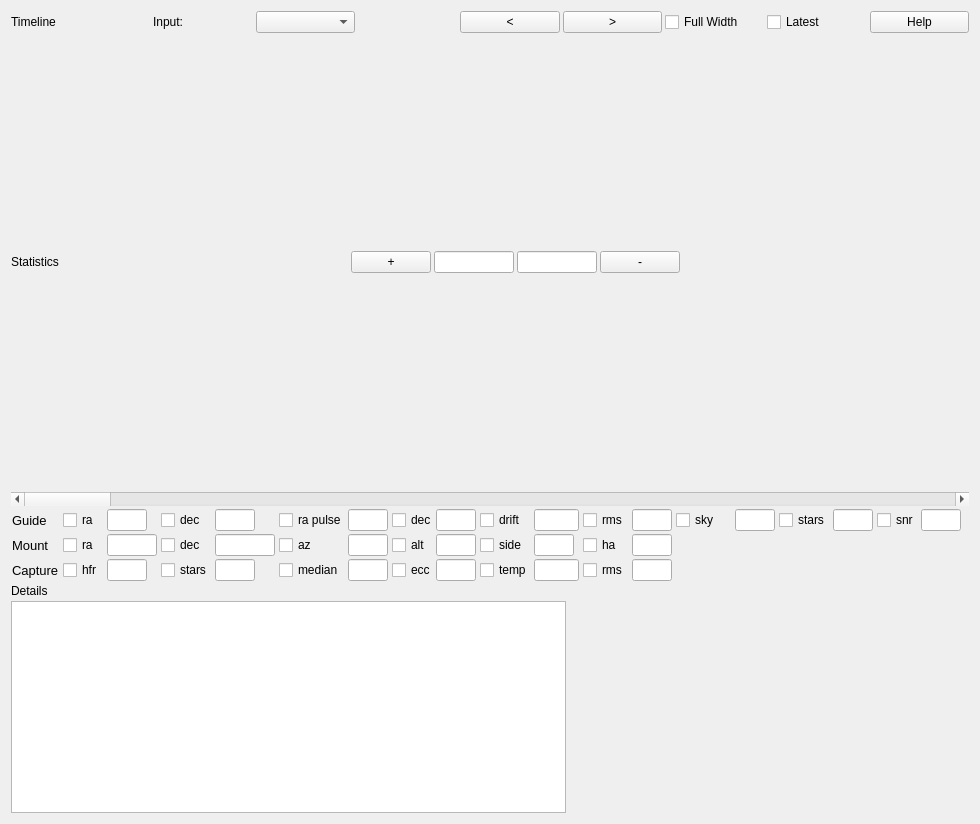
<?xml version="1.0" encoding="UTF-8"?>
<ui version="4.0">
 <class>Analyze</class>
 <widget class="QWidget" name="Analyze">
  <property name="geometry">
   <rect>
    <x>0</x>
    <y>0</y>
    <width>980</width>
    <height>824</height>
   </rect>
  </property>
  <layout class="QVBoxLayout" name="AnalyzeLayout">
   <property name="spacing">
    <number>3</number>
   </property>
   <item>
    <layout class="QHBoxLayout" name="horizontalLayout_4">
     <item>
      <widget class="QLabel" name="timelineLabel">
       <property name="text">
        <string>Timeline</string>
       </property>
      </widget>
     </item>
     <item>
      <spacer name="horizontalSpacer_2">
       <property name="orientation">
        <enum>Qt::Horizontal</enum>
       </property>
       <property name="sizeType">
        <enum>QSizePolicy::Fixed</enum>
       </property>
       <property name="sizeHint" stdset="0">
        <size>
         <width>40</width>
         <height>20</height>
        </size>
       </property>
      </spacer>
     </item>
     <item>
      <widget class="QLabel" name="inputLabel">
       <property name="text">
        <string>Input:</string>
       </property>
      </widget>
     </item>
     <item>
      <widget class="QComboBox" name="inputCombo">
       <property name="toolTip">
        <string>&lt;html&gt;&lt;head/&gt;&lt;body&gt;&lt;p&gt;Select the input for the plots. This can be the current Ekos session, or it can be read from a file.&lt;/p&gt;&lt;/body&gt;&lt;/html&gt;</string>
       </property>
       <property name="text" stdset="0">
        <string>--</string>
       </property>
      </widget>
     </item>
     <item>
      <widget class="QLabel" name="inputValue">
       <property name="text">
        <string/>
       </property>
       <property name="alignment">
        <set>Qt::AlignCenter</set>
       </property>
      </widget>
     </item>
       <item>
        <widget class="QPushButton" name="prevReportB">
         <property name="toolTip">
          <string>Open previous report in current folder</string>
         </property>
         <property name="text">
          <string>&lt;</string>
         </property>
        </widget>
       </item>
       <item>
        <widget class="QPushButton" name="nextReportB">
         <property name="toolTip">
          <string>Open next report in current folder</string>
         </property>
         <property name="text">
          <string>&gt;</string>
         </property>
        </widget>
       </item>
     <item>
      <widget class="QCheckBox" name="fullWidthCB">
       <property name="toolTip">
        <string>&lt;html&gt;&lt;head/&gt;&lt;body&gt;&lt;p&gt;Keep the plot at the full input width.&lt;/p&gt;&lt;/body&gt;&lt;/html&gt;</string>
       </property>
       <property name="text">
        <string>Full Width</string>
       </property>
      </widget>
     </item>
     <item>
      <widget class="QCheckBox" name="keepCurrentCB">
       <property name="toolTip">
        <string>&lt;html&gt;&lt;head/&gt;&lt;body&gt;&lt;p&gt;While recording live, Keep the plot recent. That is, the most recent actions performed by Ekos are shown on the right side of the plot.&lt;/p&gt;&lt;/body&gt;&lt;/html&gt;</string>
       </property>
       <property name="text">
        <string>Latest</string>
       </property>
      </widget>
     </item>
     <item>
      <widget class="QPushButton" name="helpB">
       <property name="text">
        <string>Help</string>
       </property>
      </widget>
     </item>
    </layout>
   </item>
   <item>
    <widget class="QCustomPlot" name="timelinePlot" native="true">
     <property name="sizePolicy">
      <sizepolicy hsizetype="Preferred" vsizetype="MinimumExpanding">
       <horstretch>0</horstretch>
       <verstretch>0</verstretch>
      </sizepolicy>
     </property>
     <property name="minimumSize">
      <size>
       <width>200</width>
       <height>150</height>
      </size>
     </property>
     <property name="maximumSize">
      <size>
       <width>16777215</width>
       <height>16777215</height>
      </size>
     </property>
    </widget>
   </item>
   <item>
    <layout class="QHBoxLayout" name="horizontalLayout_5">
     <item>
      <widget class="QLabel" name="statsLabel">
       <property name="text">
        <string>Statistics</string>
       </property>
      </widget>
     </item>
     <item>
      <spacer name="horizontalSpacer_3">
       <property name="orientation">
        <enum>Qt::Horizontal</enum>
       </property>
       <property name="sizeHint" stdset="0">
        <size>
         <width>40</width>
         <height>20</height>
        </size>
       </property>
      </spacer>
     </item>
     <item>
      <widget class="QPushButton" name="zoomInB">
       <property name="toolTip">
        <string>&lt;html&gt;&lt;head/&gt;&lt;body&gt;&lt;p&gt;Zoom in to the x-axis on the Timeline and Statistics plots. That is, show a shorter time period.&lt;/p&gt;&lt;/body&gt;&lt;/html&gt;</string>
       </property>
       <property name="text">
        <string>+</string>
       </property>
      </widget>
     </item>
     <item>
      <widget class="QLineEdit" name="cursorTimeOut">
       <property name="maximumSize">
        <size>
         <width>80</width>
         <height>16777215</height>
        </size>
       </property>
       <property name="toolTip">
        <string>&lt;html&gt;&lt;head/&gt;&lt;body&gt;&lt;p&gt;The number of seconds from the start of the log to the statistics cursor. If there is no cursor and latest is checked, then it is the time at the right-side of the plot.&lt;/p&gt;&lt;/body&gt;&lt;/html&gt;</string>
       </property>
       <property name="alignment">
        <set>Qt::AlignCenter</set>
       </property>
       <property name="readOnly">
        <bool>true</bool>
       </property>
      </widget>
     </item>
     <item>
      <widget class="QLineEdit" name="cursorClockTimeOut">
       <property name="maximumSize">
        <size>
         <width>80</width>
         <height>16777215</height>
        </size>
       </property>
       <property name="toolTip">
        <string>&lt;html&gt;&lt;head/&gt;&lt;body&gt;&lt;p&gt;The clock-time for the statistics plot cursor. If there is no cursor and latest is checked, then it is the clock time at the right-side of the plot.&lt;/p&gt;&lt;/body&gt;&lt;/html&gt;</string>
       </property>
       <property name="alignment">
        <set>Qt::AlignCenter</set>
       </property>
       <property name="readOnly">
        <bool>true</bool>
       </property>
      </widget>
     </item>
     <item>
      <widget class="QPushButton" name="zoomOutB">
       <property name="toolTip">
        <string>&lt;html&gt;&lt;head/&gt;&lt;body&gt;&lt;p&gt;Zoom out on the x-axis on the Timeline and Statistics plots. That is, show a longer time period.&lt;/p&gt;&lt;/body&gt;&lt;/html&gt;</string>
       </property>
       <property name="text">
        <string>-</string>
       </property>
      </widget>
     </item>
     <item>
      <spacer name="horizontalSpacer">
       <property name="orientation">
        <enum>Qt::Horizontal</enum>
       </property>
       <property name="sizeHint" stdset="0">
        <size>
         <width>40</width>
         <height>20</height>
        </size>
       </property>
      </spacer>
     </item>
    </layout>
   </item>
   <item>
    <widget class="QCustomPlot" name="statsPlot" native="true">
     <property name="sizePolicy">
      <sizepolicy hsizetype="Preferred" vsizetype="MinimumExpanding">
       <horstretch>0</horstretch>
       <verstretch>0</verstretch>
      </sizepolicy>
     </property>
     <property name="minimumSize">
      <size>
       <width>200</width>
       <height>125</height>
      </size>
     </property>
     <property name="maximumSize">
      <size>
       <width>16777215</width>
       <height>16777215</height>
      </size>
     </property>
     <property name="font">
      <font>
       <pointsize>10</pointsize>
      </font>
     </property>
    </widget>
   </item>
   <item>
    <widget class="QScrollBar" name="analyzeSB">
     <property name="toolTip">
      <string>&lt;html&gt;&lt;head/&gt;&lt;body&gt;&lt;p&gt;If possible display previous (scroll to left) or future (scroll to right) sections of the Timeline and Statistics plot.&lt;/p&gt;&lt;/body&gt;&lt;/html&gt;</string>
     </property>
     <property name="orientation">
      <enum>Qt::Horizontal</enum>
     </property>
    </widget>
   </item>
   <item>
    <layout class="QGridLayout" name="gridLayout_5">
     <property name="sizeConstraint">
      <enum>QLayout::SetDefaultConstraint</enum>
     </property>
     <item row="0" column="0">
      <widget class="QLabel" name="label2">
       <property name="maximumSize">
        <size>
         <width>40</width>
         <height>16777215</height>
        </size>
       </property>
       <property name="font">
        <font>
         <pointsize>10</pointsize>
        </font>
       </property>
       <property name="text">
        <string>Guide</string>
       </property>
      </widget>
     </item>
     <item row="1" column="0">
      <widget class="QLabel" name="label3">
       <property name="maximumSize">
        <size>
         <width>40</width>
         <height>16777215</height>
        </size>
       </property>
       <property name="font">
        <font>
         <pointsize>10</pointsize>
        </font>
       </property>
       <property name="text">
        <string>Mount</string>
       </property>
      </widget>
     </item>
     <item row="2" column="0">
      <widget class="QLabel" name="label">
       <property name="maximumSize">
        <size>
         <width>50</width>
         <height>16777215</height>
        </size>
       </property>
       <property name="font">
        <font>
         <pointsize>10</pointsize>
        </font>
       </property>
       <property name="text">
        <string>Capture</string>
       </property>
      </widget>
     </item>
     <item row="0" column="1">
      <widget class="QCheckBox" name="raCB">
       <property name="maximumSize">
        <size>
         <width>40</width>
         <height>16777215</height>
        </size>
       </property>
       <property name="toolTip">
        <string>&lt;html&gt;&lt;head/&gt;&lt;body&gt;&lt;p&gt;Plot the right ascension (RA) drift error in arc-seconds.&lt;/p&gt;&lt;/body&gt;&lt;/html&gt;</string>
       </property>
       <property name="styleSheet">
        <string notr="true">font-size: 9pt</string>
       </property>
       <property name="text">
        <string>ra</string>
       </property>
      </widget>
     </item>
     <item row="0" column="2">
      <widget class="QLineEdit" name="raOut">
       <property name="maximumSize">
        <size>
         <width>40</width>
         <height>16777215</height>
        </size>
       </property>
       <property name="toolTip">
        <string>&lt;html&gt;&lt;head/&gt;&lt;body&gt;&lt;p&gt;The right ascension (RA) drift error in arc-seconds.&lt;/p&gt;&lt;/body&gt;&lt;/html&gt;</string>
       </property>
       <property name="styleSheet">
        <string notr="true">font-size: 9pt</string>
       </property>
       <property name="alignment">
        <set>Qt::AlignRight|Qt::AlignTrailing|Qt::AlignVCenter</set>
       </property>
       <property name="readOnly">
        <bool>true</bool>
       </property>
      </widget>
     </item>
     <item row="0" column="3">
      <widget class="QCheckBox" name="decCB">
       <property name="maximumSize">
        <size>
         <width>40</width>
         <height>16777215</height>
        </size>
       </property>
       <property name="toolTip">
        <string>&lt;html&gt;&lt;head/&gt;&lt;body&gt;&lt;p&gt;Plot the declination (DEC) drift error in arc-seconds.&lt;/p&gt;&lt;/body&gt;&lt;/html&gt;</string>
       </property>
       <property name="styleSheet">
        <string notr="true">font-size: 9pt</string>
       </property>
       <property name="text">
        <string>dec</string>
       </property>
      </widget>
     </item>
     <item row="0" column="4">
      <widget class="QLineEdit" name="decOut">
       <property name="maximumSize">
        <size>
         <width>40</width>
         <height>16777215</height>
        </size>
       </property>
       <property name="toolTip">
        <string>&lt;html&gt;&lt;head/&gt;&lt;body&gt;&lt;p&gt;Plot the declination (DEC) drift error in arc-seconds.&lt;/p&gt;&lt;/body&gt;&lt;/html&gt;</string>
       </property>
       <property name="styleSheet">
        <string notr="true">font-size: 9pt</string>
       </property>
       <property name="alignment">
        <set>Qt::AlignRight|Qt::AlignTrailing|Qt::AlignVCenter</set>
       </property>
       <property name="readOnly">
        <bool>true</bool>
       </property>
      </widget>
     </item>
     <item row="0" column="5">
      <widget class="QCheckBox" name="raPulseCB">
       <property name="maximumSize">
        <size>
         <width>65</width>
         <height>16777215</height>
        </size>
       </property>
       <property name="toolTip">
        <string>&lt;html&gt;&lt;head/&gt;&lt;body&gt;&lt;p&gt;Plot the right ascension (RA) guide pulses in milliseconds.&lt;/p&gt;&lt;/body&gt;&lt;/html&gt;</string>
       </property>
       <property name="styleSheet">
        <string notr="true">font-size: 9pt</string>
       </property>
       <property name="text">
        <string>ra pulse</string>
       </property>
      </widget>
     </item>
     <item row="0" column="6">
      <widget class="QLineEdit" name="raPulseOut">
       <property name="maximumSize">
        <size>
         <width>40</width>
         <height>16777215</height>
        </size>
       </property>
       <property name="toolTip">
        <string>&lt;html&gt;&lt;head/&gt;&lt;body&gt;&lt;p&gt;The right ascension (RA) guide pulses in milliseconds.&lt;/p&gt;&lt;/body&gt;&lt;/html&gt;</string>
       </property>
       <property name="styleSheet">
        <string notr="true">font-size: 9pt</string>
       </property>
       <property name="alignment">
        <set>Qt::AlignRight|Qt::AlignTrailing|Qt::AlignVCenter</set>
       </property>
       <property name="readOnly">
        <bool>true</bool>
       </property>
      </widget>
     </item>
     <item row="0" column="7">
      <widget class="QCheckBox" name="decPulseCB">
       <property name="minimumSize">
        <size>
         <width>0</width>
         <height>0</height>
        </size>
       </property>
       <property name="maximumSize">
        <size>
         <width>40</width>
         <height>16777215</height>
        </size>
       </property>
       <property name="toolTip">
        <string>&lt;html&gt;&lt;head/&gt;&lt;body&gt;&lt;p&gt;Plot the declination (DEC) guide pulses in milliseconds.&lt;/p&gt;&lt;/body&gt;&lt;/html&gt;</string>
       </property>
       <property name="styleSheet">
        <string notr="true">font-size: 9pt</string>
       </property>
       <property name="text">
        <string>dec</string>
       </property>
      </widget>
     </item>
     <item row="0" column="8">
      <widget class="QLineEdit" name="decPulseOut">
       <property name="maximumSize">
        <size>
         <width>40</width>
         <height>16777209</height>
        </size>
       </property>
       <property name="toolTip">
        <string>&lt;html&gt;&lt;head/&gt;&lt;body&gt;&lt;p&gt;The declination (DEC) guide pulses in milliseconds.&lt;/p&gt;&lt;/body&gt;&lt;/html&gt;</string>
       </property>
       <property name="styleSheet">
        <string notr="true">font-size: 9pt</string>
       </property>
       <property name="alignment">
        <set>Qt::AlignRight|Qt::AlignTrailing|Qt::AlignVCenter</set>
       </property>
       <property name="readOnly">
        <bool>true</bool>
       </property>
      </widget>
     </item>
     <item row="0" column="9">
      <widget class="QCheckBox" name="driftCB">
       <property name="minimumSize">
        <size>
         <width>40</width>
         <height>0</height>
        </size>
       </property>
       <property name="maximumSize">
        <size>
         <width>50</width>
         <height>16777215</height>
        </size>
       </property>
       <property name="toolTip">
        <string>&lt;html&gt;&lt;head/&gt;&lt;body&gt;&lt;p&gt;Plot the combined RA and DEC drift error in arc-seconds.&lt;/p&gt;&lt;/body&gt;&lt;/html&gt;</string>
       </property>
       <property name="styleSheet">
        <string notr="true">font-size: 9pt</string>
       </property>
       <property name="text">
        <string>drift</string>
       </property>
      </widget>
     </item>
     <item row="0" column="10">
      <widget class="QLineEdit" name="driftOut">
       <property name="maximumSize">
        <size>
         <width>45</width>
         <height>16777215</height>
        </size>
       </property>
       <property name="toolTip">
        <string>&lt;html&gt;&lt;head/&gt;&lt;body&gt;&lt;p&gt;The combined RA and DEC drift error in arc-seconds.&lt;/p&gt;&lt;/body&gt;&lt;/html&gt;</string>
       </property>
       <property name="styleSheet">
        <string notr="true">font-size: 9pt</string>
       </property>
       <property name="alignment">
        <set>Qt::AlignRight|Qt::AlignTrailing|Qt::AlignVCenter</set>
       </property>
       <property name="readOnly">
        <bool>true</bool>
       </property>
      </widget>
     </item>
     <item row="0" column="11">
      <widget class="QCheckBox" name="rmsCB">
       <property name="minimumSize">
        <size>
         <width>40</width>
         <height>0</height>
        </size>
       </property>
       <property name="maximumSize">
        <size>
         <width>40</width>
         <height>16777215</height>
        </size>
       </property>
       <property name="toolTip">
        <string>&lt;html&gt;&lt;head/&gt;&lt;body&gt;&lt;p&gt;Plot the root-mean-squared (RMS) value of the combined RA and DEC drift in arc-seconds, averaged on approximately the past 40 samples.&lt;/p&gt;&lt;/body&gt;&lt;/html&gt;</string>
       </property>
       <property name="styleSheet">
        <string notr="true">font-size: 9pt</string>
       </property>
       <property name="text">
        <string>rms</string>
       </property>
      </widget>
     </item>
     <item row="0" column="12">
      <widget class="QLineEdit" name="rmsOut">
       <property name="maximumSize">
        <size>
         <width>40</width>
         <height>16777215</height>
        </size>
       </property>
       <property name="toolTip">
        <string>&lt;html&gt;&lt;head/&gt;&lt;body&gt;&lt;p&gt;The root-mean-squared (RMS) value of the combined RA and DEC drift in arc-seconds, averaged on approximately the past 40 samples.&lt;/p&gt;&lt;/body&gt;&lt;/html&gt;</string>
       </property>
       <property name="styleSheet">
        <string notr="true">font-size: 9pt</string>
       </property>
       <property name="alignment">
        <set>Qt::AlignRight|Qt::AlignTrailing|Qt::AlignVCenter</set>
       </property>
       <property name="readOnly">
        <bool>true</bool>
       </property>
      </widget>
     </item>
     <item row="0" column="13">
      <widget class="QCheckBox" name="skyBgCB">
       <property name="minimumSize">
        <size>
         <width>40</width>
         <height>0</height>
        </size>
       </property>
       <property name="maximumSize">
        <size>
         <width>55</width>
         <height>16777215</height>
        </size>
       </property>
       <property name="toolTip">
        <string>&lt;html&gt;&lt;head/&gt;&lt;body&gt;&lt;p&gt;Plot the sky background light (computed by SEP from the guide images).&lt;/p&gt;&lt;/body&gt;&lt;/html&gt;</string>
       </property>
       <property name="styleSheet">
        <string notr="true">font-size: 9pt</string>
       </property>
       <property name="text">
        <string>sky</string>
       </property>
      </widget>
     </item>
     <item row="0" column="14">
      <widget class="QLineEdit" name="skyBgOut">
       <property name="maximumSize">
        <size>
         <width>40</width>
         <height>16777215</height>
        </size>
       </property>
       <property name="toolTip">
        <string>&lt;html&gt;&lt;head/&gt;&lt;body&gt;&lt;p&gt;The sky background light level (computed by SEP from the guide images).&lt;/p&gt;&lt;/body&gt;&lt;/html&gt;</string>
       </property>
       <property name="styleSheet">
        <string notr="true">font-size: 9pt</string>
       </property>
       <property name="alignment">
        <set>Qt::AlignRight|Qt::AlignTrailing|Qt::AlignVCenter</set>
       </property>
       <property name="readOnly">
        <bool>true</bool>
       </property>
      </widget>
     </item>
     <item row="0" column="15">
      <widget class="QCheckBox" name="numStarsCB">
       <property name="maximumSize">
        <size>
         <width>50</width>
         <height>16777215</height>
        </size>
       </property>
       <property name="toolTip">
        <string>&lt;html&gt;&lt;head/&gt;&lt;body&gt;&lt;p&gt;Plot the number of stars detected in the guide images.&lt;/p&gt;&lt;/body&gt;&lt;/html&gt;</string>
       </property>
       <property name="styleSheet">
        <string notr="true">font-size: 9pt</string>
       </property>
       <property name="text">
        <string>stars</string>
       </property>
      </widget>
     </item>
     <item row="0" column="16">
      <widget class="QLineEdit" name="numStarsOut">
       <property name="maximumSize">
        <size>
         <width>40</width>
         <height>16777215</height>
        </size>
       </property>
       <property name="toolTip">
        <string>&lt;html&gt;&lt;head/&gt;&lt;body&gt;&lt;p&gt;The number of stars detected in the guide images.&lt;/p&gt;&lt;/body&gt;&lt;/html&gt;</string>
       </property>
       <property name="styleSheet">
        <string notr="true">font-size: 9pt</string>
       </property>
       <property name="alignment">
        <set>Qt::AlignRight|Qt::AlignTrailing|Qt::AlignVCenter</set>
       </property>
       <property name="readOnly">
        <bool>true</bool>
       </property>
      </widget>
     </item>
     <item row="0" column="17">
      <widget class="QCheckBox" name="snrCB">
       <property name="minimumSize">
        <size>
         <width>0</width>
         <height>0</height>
        </size>
       </property>
       <property name="maximumSize">
        <size>
         <width>40</width>
         <height>16777215</height>
        </size>
       </property>
       <property name="toolTip">
        <string>&lt;html&gt;&lt;head/&gt;&lt;body&gt;&lt;p&gt;Plot the signal-to-noise ratio (SNR) of the guide star.&lt;/p&gt;&lt;/body&gt;&lt;/html&gt;</string>
       </property>
       <property name="styleSheet">
        <string notr="true">font-size: 9pt</string>
       </property>
       <property name="text">
        <string>snr</string>
       </property>
      </widget>
     </item>
     <item row="0" column="18">
      <widget class="QLineEdit" name="snrOut">
       <property name="maximumSize">
        <size>
         <width>40</width>
         <height>16777215</height>
        </size>
       </property>
       <property name="toolTip">
        <string>&lt;html&gt;&lt;head/&gt;&lt;body&gt;&lt;p&gt;The signal-to-noise ratio (SNR) of the guide star.&lt;/p&gt;&lt;/body&gt;&lt;/html&gt;</string>
       </property>
       <property name="styleSheet">
        <string notr="true">font-size: 9pt</string>
       </property>
       <property name="alignment">
        <set>Qt::AlignRight|Qt::AlignTrailing|Qt::AlignVCenter</set>
       </property>
       <property name="readOnly">
        <bool>true</bool>
       </property>
      </widget>
     </item>
     <item row="1" column="1">
      <widget class="QCheckBox" name="mountRaCB">
       <property name="minimumSize">
        <size>
         <width>0</width>
         <height>0</height>
        </size>
       </property>
       <property name="maximumSize">
        <size>
         <width>40</width>
         <height>16777215</height>
        </size>
       </property>
       <property name="toolTip">
        <string>&lt;html&gt;&lt;head/&gt;&lt;body&gt;&lt;p&gt;Plot the Right Ascension (RA) where the telescope is pointing.&lt;/p&gt;&lt;/body&gt;&lt;/html&gt;</string>
       </property>
       <property name="styleSheet">
        <string notr="true">font-size: 9pt</string>
       </property>
       <property name="text">
        <string>ra</string>
       </property>
      </widget>
     </item>
     <item row="1" column="2">
      <widget class="QLineEdit" name="mountRaOut">
       <property name="minimumSize">
        <size>
         <width>50</width>
         <height>0</height>
        </size>
       </property>
       <property name="maximumSize">
        <size>
         <width>40</width>
         <height>16777215</height>
        </size>
       </property>
       <property name="toolTip">
        <string>&lt;html&gt;&lt;head/&gt;&lt;body&gt;&lt;p&gt;The Right Ascension (RA) in HMS where the telescope is pointing.&lt;/p&gt;&lt;/body&gt;&lt;/html&gt;</string>
       </property>
       <property name="styleSheet">
        <string notr="true">font-size: 8pt</string>
       </property>
       <property name="alignment">
        <set>Qt::AlignLeading|Qt::AlignLeft|Qt::AlignVCenter</set>
       </property>
       <property name="readOnly">
        <bool>true</bool>
       </property>
      </widget>
     </item>
     <item row="1" column="3">
      <widget class="QCheckBox" name="mountDecCB">
       <property name="maximumSize">
        <size>
         <width>40</width>
         <height>16777215</height>
        </size>
       </property>
       <property name="toolTip">
        <string>&lt;html&gt;&lt;head/&gt;&lt;body&gt;&lt;p&gt;Plot the Declination (DEC) in where the telescope is pointing.&lt;/p&gt;&lt;/body&gt;&lt;/html&gt;</string>
       </property>
       <property name="styleSheet">
        <string notr="true">font-size: 9pt</string>
       </property>
       <property name="text">
        <string>dec</string>
       </property>
      </widget>
     </item>
     <item row="1" column="4">
      <widget class="QLineEdit" name="mountDecOut">
       <property name="minimumSize">
        <size>
         <width>60</width>
         <height>0</height>
        </size>
       </property>
       <property name="maximumSize">
        <size>
         <width>40</width>
         <height>16777215</height>
        </size>
       </property>
       <property name="toolTip">
        <string>&lt;html&gt;&lt;head/&gt;&lt;body&gt;&lt;p&gt;The Declination (DEC) in degrees:arc-minutes:arc-seconds where the telescope is pointing.&lt;/p&gt;&lt;/body&gt;&lt;/html&gt;</string>
       </property>
       <property name="styleSheet">
        <string notr="true">font-size: 8pt</string>
       </property>
       <property name="alignment">
        <set>Qt::AlignLeading|Qt::AlignLeft|Qt::AlignVCenter</set>
       </property>
       <property name="readOnly">
        <bool>true</bool>
       </property>
      </widget>
     </item>
     <item row="1" column="5">
      <widget class="QCheckBox" name="azCB">
       <property name="maximumSize">
        <size>
         <width>50</width>
         <height>16777215</height>
        </size>
       </property>
       <property name="toolTip">
        <string>&lt;html&gt;&lt;head/&gt;&lt;body&gt;&lt;p&gt;Plot the telescope's azimuth (degrees).&lt;/p&gt;&lt;/body&gt;&lt;/html&gt;</string>
       </property>
       <property name="styleSheet">
        <string notr="true">font-size: 9pt</string>
       </property>
       <property name="text">
        <string>az</string>
       </property>
      </widget>
     </item>
     <item row="1" column="6">
      <widget class="QLineEdit" name="azOut">
       <property name="maximumSize">
        <size>
         <width>40</width>
         <height>16777215</height>
        </size>
       </property>
       <property name="toolTip">
        <string>&lt;html&gt;&lt;head/&gt;&lt;body&gt;&lt;p&gt;The telescope's azimuth (degrees).&lt;/p&gt;&lt;/body&gt;&lt;/html&gt;</string>
       </property>
       <property name="styleSheet">
        <string notr="true">font-size: 9pt</string>
       </property>
       <property name="alignment">
        <set>Qt::AlignRight|Qt::AlignTrailing|Qt::AlignVCenter</set>
       </property>
       <property name="readOnly">
        <bool>true</bool>
       </property>
      </widget>
     </item>
     <item row="1" column="7">
      <widget class="QCheckBox" name="altCB">
       <property name="minimumSize">
        <size>
         <width>30</width>
         <height>0</height>
        </size>
       </property>
       <property name="maximumSize">
        <size>
         <width>40</width>
         <height>16777215</height>
        </size>
       </property>
       <property name="toolTip">
        <string>&lt;html&gt;&lt;head/&gt;&lt;body&gt;&lt;p&gt;Plot the telescope's altitude (degrees).&lt;/p&gt;&lt;/body&gt;&lt;/html&gt;</string>
       </property>
       <property name="styleSheet">
        <string notr="true">font-size: 9pt</string>
       </property>
       <property name="text">
        <string>alt</string>
       </property>
      </widget>
     </item>
     <item row="1" column="8">
      <widget class="QLineEdit" name="altOut">
       <property name="maximumSize">
        <size>
         <width>40</width>
         <height>16777215</height>
        </size>
       </property>
       <property name="toolTip">
        <string>&lt;html&gt;&lt;head/&gt;&lt;body&gt;&lt;p&gt;The telescope's altitude (degrees).&lt;/p&gt;&lt;/body&gt;&lt;/html&gt;</string>
       </property>
       <property name="styleSheet">
        <string notr="true">font-size: 9pt</string>
       </property>
       <property name="alignment">
        <set>Qt::AlignRight|Qt::AlignTrailing|Qt::AlignVCenter</set>
       </property>
       <property name="readOnly">
        <bool>true</bool>
       </property>
      </widget>
     </item>
     <item row="1" column="9">
      <widget class="QCheckBox" name="pierSideCB">
       <property name="minimumSize">
        <size>
         <width>40</width>
         <height>0</height>
        </size>
       </property>
       <property name="maximumSize">
        <size>
         <width>50</width>
         <height>16777215</height>
        </size>
       </property>
       <property name="toolTip">
        <string>&lt;html&gt;&lt;head/&gt;&lt;body&gt;&lt;p&gt;Plot the mount's pier side (left) -&gt; where the mount is pointing.&lt;/p&gt;&lt;/body&gt;&lt;/html&gt;</string>
       </property>
       <property name="styleSheet">
        <string notr="true">font-size: 9pt</string>
       </property>
       <property name="text">
        <string>side</string>
       </property>
      </widget>
     </item>
     <item row="1" column="10">
      <widget class="QLineEdit" name="pierSideOut">
       <property name="maximumSize">
        <size>
         <width>40</width>
         <height>16777215</height>
        </size>
       </property>
       <property name="toolTip">
        <string>&lt;html&gt;&lt;head/&gt;&lt;body&gt;&lt;p&gt;The mount's pier side (left) -&gt; where the mount is pointing.&lt;/p&gt;&lt;/body&gt;&lt;/html&gt;</string>
       </property>
       <property name="styleSheet">
        <string notr="true">font-size: 9pt</string>
       </property>
       <property name="alignment">
        <set>Qt::AlignRight|Qt::AlignTrailing|Qt::AlignVCenter</set>
       </property>
       <property name="readOnly">
        <bool>true</bool>
       </property>
      </widget>
     </item>
     <item row="1" column="11">
      <widget class="QCheckBox" name="mountHaCB">
       <property name="minimumSize">
        <size>
         <width>45</width>
         <height>0</height>
        </size>
       </property>
       <property name="maximumSize">
        <size>
         <width>40</width>
         <height>16777215</height>
        </size>
       </property>
       <property name="toolTip">
        <string>&lt;html&gt;&lt;head/&gt;&lt;body&gt;&lt;p&gt;Plot the mount's hour angle value.&lt;/p&gt;&lt;/body&gt;&lt;/html&gt;</string>
       </property>
       <property name="styleSheet">
        <string notr="true">font-size: 9pt</string>
       </property>
       <property name="text">
        <string>ha</string>
       </property>
      </widget>
     </item>
     <item row="1" column="12">
      <widget class="QLineEdit" name="mountHaOut">
       <property name="minimumSize">
        <size>
         <width>40</width>
         <height>0</height>
        </size>
       </property>
       <property name="maximumSize">
        <size>
         <width>40</width>
         <height>16777215</height>
        </size>
       </property>
       <property name="toolTip">
        <string>&lt;html&gt;&lt;head/&gt;&lt;body&gt;&lt;p&gt;The mount's hour angle value.&lt;/p&gt;&lt;/body&gt;&lt;/html&gt;</string>
       </property>
       <property name="styleSheet">
        <string notr="true">font-size: 8pt</string>
       </property>
       <property name="alignment">
        <set>Qt::AlignLeading|Qt::AlignLeft|Qt::AlignVCenter</set>
       </property>
       <property name="readOnly">
        <bool>true</bool>
       </property>
      </widget>
     </item>
     <item row="2" column="1">
      <widget class="QCheckBox" name="hfrCB">
       <property name="maximumSize">
        <size>
         <width>40</width>
         <height>16777215</height>
        </size>
       </property>
       <property name="toolTip">
        <string>&lt;html&gt;&lt;head/&gt;&lt;body&gt;&lt;p&gt;Plot the Half-Flux Radius (in pixels) of the captured images.&lt;/p&gt;&lt;/body&gt;&lt;/html&gt;</string>
       </property>
       <property name="styleSheet">
        <string notr="true">font-size: 9pt</string>
       </property>
       <property name="text">
        <string>hfr</string>
       </property>
      </widget>
     </item>
     <item row="2" column="2">
      <widget class="QLineEdit" name="hfrOut">
       <property name="maximumSize">
        <size>
         <width>40</width>
         <height>16777215</height>
        </size>
       </property>
       <property name="toolTip">
        <string>&lt;html&gt;&lt;head/&gt;&lt;body&gt;&lt;p&gt;The Half-Flux Radius (in pixels) of the captured images.&lt;/p&gt;&lt;/body&gt;&lt;/html&gt;</string>
       </property>
       <property name="styleSheet">
        <string notr="true">font-size: 9pt</string>
       </property>
       <property name="alignment">
        <set>Qt::AlignRight|Qt::AlignTrailing|Qt::AlignVCenter</set>
       </property>
       <property name="readOnly">
        <bool>true</bool>
       </property>
      </widget>
     </item>
     <item row="2" column="3">
      <widget class="QCheckBox" name="numCaptureStarsCB">
       <property name="maximumSize">
        <size>
         <width>50</width>
         <height>16777215</height>
        </size>
       </property>
       <property name="toolTip">
        <string>&lt;html&gt;&lt;head/&gt;&lt;body&gt;&lt;p&gt;Plot the number of stars detected in the captured images.&lt;/p&gt;&lt;/body&gt;&lt;/html&gt;</string>
       </property>
       <property name="styleSheet">
        <string notr="true">font-size: 9pt</string>
       </property>
       <property name="text">
        <string>stars</string>
       </property>
      </widget>
     </item>
     <item row="2" column="4">
      <widget class="QLineEdit" name="numCaptureStarsOut">
       <property name="maximumSize">
        <size>
         <width>40</width>
         <height>16777215</height>
        </size>
       </property>
       <property name="toolTip">
        <string>&lt;html&gt;&lt;head/&gt;&lt;body&gt;&lt;p&gt;Plot the number of stars detected in the captured images.&lt;/p&gt;&lt;/body&gt;&lt;/html&gt;</string>
       </property>
       <property name="styleSheet">
        <string notr="true">font-size: 9pt</string>
       </property>
       <property name="alignment">
        <set>Qt::AlignRight|Qt::AlignTrailing|Qt::AlignVCenter</set>
       </property>
       <property name="readOnly">
        <bool>true</bool>
       </property>
      </widget>
     </item>
     <item row="2" column="5">
      <widget class="QCheckBox" name="medianCB">
       <property name="maximumSize">
        <size>
         <width>65</width>
         <height>16777215</height>
        </size>
       </property>
       <property name="toolTip">
        <string>&lt;html&gt;&lt;head/&gt;&lt;body&gt;&lt;p&gt;Plot the median sample value in the captured images.&lt;/p&gt;&lt;/body&gt;&lt;/html&gt;</string>
       </property>
       <property name="styleSheet">
        <string notr="true">font-size: 9pt</string>
       </property>
       <property name="text">
        <string>median</string>
       </property>
      </widget>
     </item>
     <item row="2" column="6">
      <widget class="QLineEdit" name="medianOut">
       <property name="maximumSize">
        <size>
         <width>40</width>
         <height>16777215</height>
        </size>
       </property>
       <property name="toolTip">
        <string>&lt;html&gt;&lt;head/&gt;&lt;body&gt;&lt;p&gt;Plot the median sample value in the captured images.&lt;/p&gt;&lt;/body&gt;&lt;/html&gt;</string>
       </property>
       <property name="styleSheet">
        <string notr="true">font-size: 9pt</string>
       </property>
       <property name="alignment">
        <set>Qt::AlignRight|Qt::AlignTrailing|Qt::AlignVCenter</set>
       </property>
       <property name="readOnly">
        <bool>false</bool>
       </property>
      </widget>
     </item>
     <item row="2" column="7">
      <widget class="QCheckBox" name="eccentricityCB">
       <property name="maximumSize">
        <size>
         <width>40</width>
         <height>16777215</height>
        </size>
       </property>
       <property name="toolTip">
        <string>&lt;html&gt;&lt;head/&gt;&lt;body&gt;&lt;p&gt;Plot the median star eccentricity in the captured images.&lt;/p&gt;&lt;/body&gt;&lt;/html&gt;</string>
       </property>
       <property name="styleSheet">
        <string notr="true">font-size: 9pt</string>
       </property>
       <property name="text">
        <string>ecc</string>
       </property>
      </widget>
     </item>
     <item row="2" column="8">
      <widget class="QLineEdit" name="eccentricityOut">
       <property name="maximumSize">
        <size>
         <width>40</width>
         <height>16777215</height>
        </size>
       </property>
       <property name="toolTip">
        <string>&lt;html&gt;&lt;head/&gt;&lt;body&gt;&lt;p&gt;Plot the median star eccentricity in the captured images.&lt;/p&gt;&lt;/body&gt;&lt;/html&gt;</string>
       </property>
       <property name="styleSheet">
        <string notr="true">font-size: 9pt</string>
       </property>
       <property name="alignment">
        <set>Qt::AlignRight|Qt::AlignTrailing|Qt::AlignVCenter</set>
       </property>
       <property name="readOnly">
        <bool>false</bool>
       </property>
      </widget>
     </item>
     <item row="2" column="9">
      <widget class="QCheckBox" name="temperatureCB">
       <property name="maximumSize">
        <size>
         <width>50</width>
         <height>16777215</height>
        </size>
       </property>
       <property name="toolTip">
        <string>&lt;html&gt;&lt;head/&gt;&lt;body&gt;&lt;p&gt;Plot the ambient temperature.&lt;/p&gt;&lt;/body&gt;&lt;/html&gt;</string>
       </property>
       <property name="styleSheet">
        <string notr="true">font-size: 9pt</string>
       </property>
       <property name="text">
        <string>temp</string>
       </property>
      </widget>
     </item>
     <item row="2" column="10">
      <widget class="QLineEdit" name="temperatureOut">
       <property name="maximumSize">
        <size>
         <width>45</width>
         <height>16777215</height>
        </size>
       </property>
       <property name="toolTip">
        <string>&lt;html&gt;&lt;head/&gt;&lt;body&gt;&lt;p&gt;Plot the ambient temperature.&lt;/p&gt;&lt;/body&gt;&lt;/html&gt;</string>
       </property>
       <property name="styleSheet">
        <string notr="true">font-size: 9pt</string>
       </property>
       <property name="alignment">
        <set>Qt::AlignRight|Qt::AlignTrailing|Qt::AlignVCenter</set>
       </property>
       <property name="readOnly">
        <bool>false</bool>
       </property>
      </widget>
     </item>
     <item row="2" column="11">
      <widget class="QCheckBox" name="rmsCCB">
       <property name="minimumSize">
        <size>
         <width>40</width>
         <height>0</height>
        </size>
       </property>
       <property name="maximumSize">
        <size>
         <width>40</width>
         <height>16777215</height>
        </size>
       </property>
       <property name="toolTip">
        <string>&lt;html&gt;&lt;head/&gt;&lt;body&gt;&lt;p&gt;Plot the root-mean-squared (RMS) value of the combined RA and DEC drift in arc-seconds, averaged on approximately the past 40 samples, but only in during capture.&lt;/p&gt;&lt;/body&gt;&lt;/html&gt;</string>
       </property>
       <property name="styleSheet">
        <string notr="true">font-size: 9pt</string>
       </property>
       <property name="text">
        <string>rms</string>
       </property>
      </widget>
     </item>
     <item row="2" column="12">
      <widget class="QLineEdit" name="rmsCOut">
       <property name="maximumSize">
        <size>
         <width>40</width>
         <height>16777215</height>
        </size>
       </property>
       <property name="toolTip">
        <string>&lt;html&gt;&lt;head/&gt;&lt;body&gt;&lt;p&gt;The root-mean-squared (RMS) value of the combined RA and DEC drift in arc-seconds, averaged on approximately the past 40 samples, but only in during capture.&lt;/p&gt;&lt;/body&gt;&lt;/html&gt;</string>
       </property>
       <property name="styleSheet">
        <string notr="true">font-size: 9pt</string>
       </property>
       <property name="alignment">
        <set>Qt::AlignRight|Qt::AlignTrailing|Qt::AlignVCenter</set>
       </property>
       <property name="readOnly">
        <bool>true</bool>
       </property>
      </widget>
     </item>
    </layout>
   </item>
   <item>
    <widget class="QLabel" name="label1">
     <property name="text">
      <string>Details</string>
     </property>
    </widget>
   </item>
   <item>
     <layout class="QHBoxLayout" name="horizontalLayout_3">
     <item>
      <widget class="QTableWidget" name="detailsTable">
       <property name="sizePolicy">
        <sizepolicy hsizetype="MinimumExpanding" vsizetype="MinimumExpanding">
         <horstretch>0</horstretch>
         <verstretch>0</verstretch>
        </sizepolicy>
       </property>
       <property name="horizontalScrollBarPolicy">
        <enum>Qt::ScrollBarAsNeeded</enum>
       </property>
       <property name="verticalScrollBarPolicy">
        <enum>Qt::ScrollBarAsNeeded</enum>
       </property>
       </widget>
     </item>
     <item>
      <widget class="QCustomPlot" name="graphicsPlot" native="true">
       <property name="enabled">
        <bool>true</bool>
       </property>
       <property name="minimumSize">
        <size>
         <width>400</width>
         <height>125</height>
        </size>
       </property>
       <property name="maximumSize">
        <size>
         <width>16777215</width>
         <height>175</height>
        </size>
       </property>
       <property name="font">
        <font>
         <pointsize>10</pointsize>
        </font>
       </property>
      </widget>
     </item>
    </layout>
   </item>
  </layout>
 </widget>
 <customwidgets>
  <customwidget>
   <class>QCustomPlot</class>
   <extends>QWidget</extends>
   <header>qcustomplot.h</header>
   <container>1</container>
  </customwidget>
 </customwidgets>
 <resources/>
 <connections/>
</ui>
